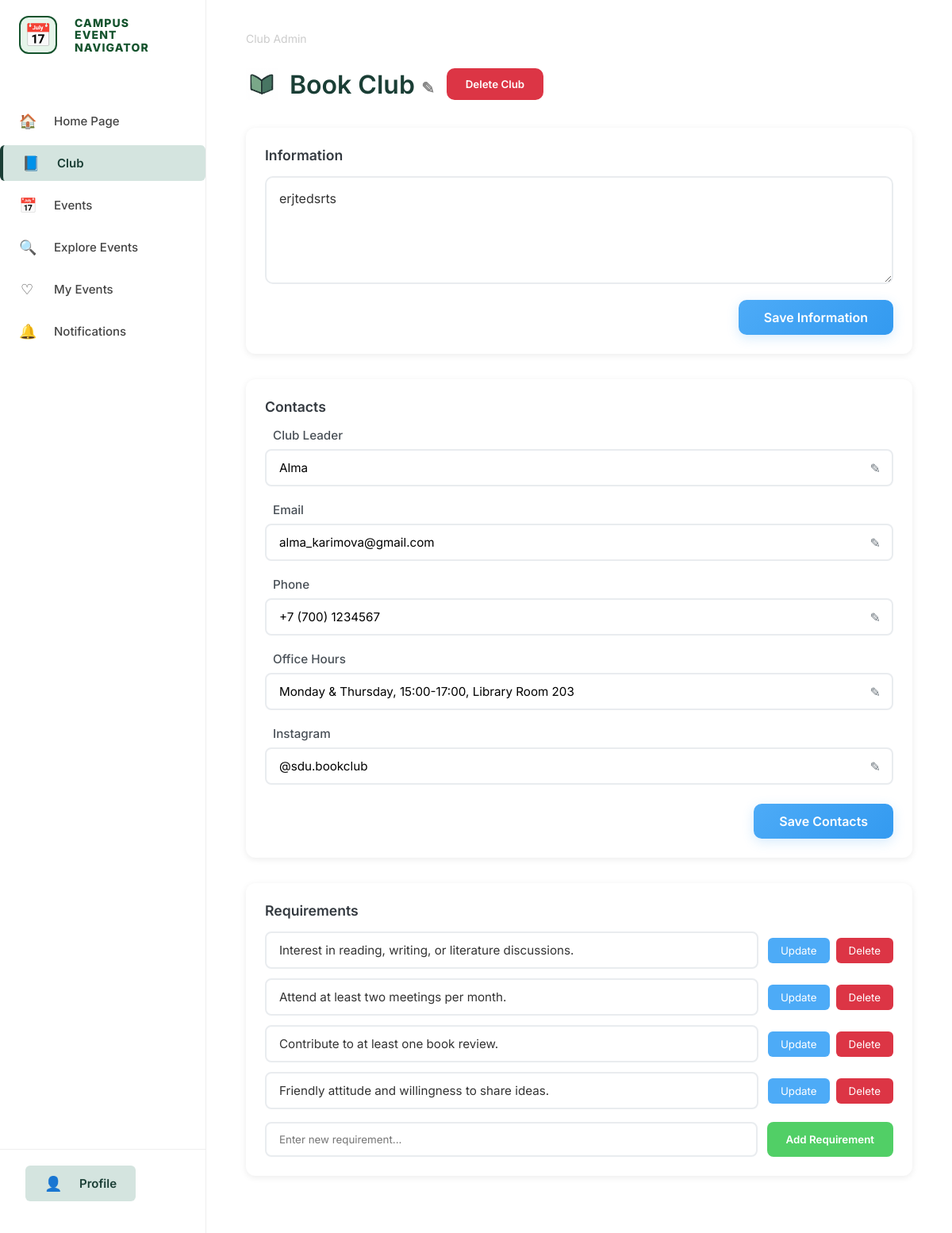
Page /admin_club (signed in) on the committed database.
### app.py (models this page shows, shortened)
class Club(db.Model):
    id = db.Column(db.Integer, primary_key=True)
    name = db.Column(db.String(100), nullable=False)
    description = db.Column(db.Text, nullable=False)
    leader = db.Column(db.String(100), nullable=False)
    email = db.Column(db.String(100), nullable=False)
    phone = db.Column(db.String(20))
    office_hours = db.Column(db.String(200))
    instagram = db.Column(db.String(100))

class Requirement(db.Model):
    id = db.Column(db.Integer, primary_key=True)
    club_id = db.Column(db.Integer, db.ForeignKey('club.id'), nullable=False)
    text = db.Column(db.String(200), nullable=False)
    position = db.Column(db.Integer, default=0)
    club = db.relationship('Club', backref=db.backref('requirements', lazy=True, cascade="all, delete-orphan"))

### app.py (the view, shortened to what this page needs)
@app.route('/admin_club', methods=['GET', 'POST'])
def admin_club():
    if 'user_id' not in session or not session.get('is_admin'):
        flash('Access denied. Admins only.', 'danger')
        return redirect(url_for('login'))
    club = Club.query.filter_by(name='Book Club').first()
    if not club:
        flash('Club not found', 'danger')
        return redirect(url_for('admin_dashboard'))
    requirements = Requirement.query.filter_by(club_id=club.id).order_by(Requirement.position).all()
    return render_template('admin_club.html',
                         club=club,
                         requirements=requirements)

### templates/admin_club.html (shortened to what this page needs)
<!DOCTYPE html>
<html lang="en">
<head>
  <link rel="stylesheet" href="{{ url_for('static', filename='style.css') }}">
</head>
<body>
  <div class="dashboard-page">
    <aside class="sidebar">
      <div class="sidebar-logo">
        <div class="sidebar-logo-icon">📅</div>
        <div class="sidebar-logo-text">
          <span>CAMPUS</span><span>EVENT</span><span>NAVIGATOR</span>
        </div>
      </div>
      <nav class="sidebar-menu">
        <a class="sidebar-item" href="{{ url_for('admin_dashboard') }}"><span class="sidebar-icon">🏠</span> Home Page</a>
        <a class="sidebar-item sidebar-item-active" href="{{ url_for('admin_club') }}"><span class="sidebar-icon">📘</span> Club</a>
        <a class="sidebar-item" href="{{ url_for('admin_events') }}"><span class="sidebar-icon">📅</span> Events</a>
        <a class="sidebar-item" href="{{ url_for('admin_explore') }}"><span class="sidebar-icon">🔍</span> Explore Events</a>
        <a class="sidebar-item" href="{{ url_for('admin_myevents') }}"><span class="sidebar-icon">♡</span> My Events</a>
        <a class="sidebar-item" href="{{ url_for('admin_notifications') }}"><span class="sidebar-icon">🔔</span> Notifications</a>
      </nav>
      <div class="sidebar-profile">
        <a href="{{ url_for('admin_profile') }}" class="sidebar-item sidebar-profile-link"><span class="sidebar-icon">👤</span> Profile</a>
      </div>
    </aside>
    <main class="main-content">
      <div class="admin-page-header">Club Admin</div>
      <div class="content-header-row">
        <img src="{{ url_for('static', filename='book-club.png') }}" alt="Book" class="club-header-icon" style="width:40px;">
        <h1 class="page-title">{{ club.name }} <span class="edit-icon-lg">✎</span></h1>
        <form method="POST" action="{{ url_for('admin_club') }}" style="display: inline;" onsubmit="return confirmDeleteClub()">
          <button type="submit" class="delete-button">Delete Club</button>
        </form>
      </div>
      <form method="POST" action="{{ url_for('admin_club') }}">
        <div class="admin-form-section">
          <div class="section-label">Information</div>
          <textarea name="description" class="form-control-box" rows="5">{{ club.description }}</textarea>
          <div style="margin-top: 1rem; text-align: right;">
            <button type="submit" class="save-btn">Save Information</button>
          </div>
        </div>
        <div class="admin-form-section">
          <div class="section-label">Contacts</div>
          <div class="contact-group">
            <div class="contact-label">Club Leader</div>
            <div class="contact-input-wrapper">
              <input type="text" name="leader" class="contact-input" value="{{ club.leader }}">
              <span class="pencil-icon">✎</span>
            </div>
          </div>
          <div class="contact-group">
            <div class="contact-label">Email</div>
            <div class="contact-input-wrapper">
              <input type="email" name="email" class="contact-input" value="{{ club.email }}">
              <span class="pencil-icon">✎</span>
            </div>
          </div>
          <div class="contact-group">
            <div class="contact-label">Phone</div>
            <div class="contact-input-wrapper">
              <input type="text" name="phone" class="contact-input" value="{{ club.phone if club.phone else '' }}">
              <span class="pencil-icon">✎</span>
            </div>
          </div>
          <div class="contact-group">
            <div class="contact-label">Office Hours</div>
            <div class="contact-input-wrapper">
              <input type="text" name="office_hours" class="contact-input" value="{{ club.office_hours if club.office_hours else '' }}">
              <span class="pencil-icon">✎</span>
            </div>
          </div>
          <div class="contact-group">
            <div class="contact-label">Instagram</div>
            <div class="contact-input-wrapper">
              <input type="text" name="instagram" class="contact-input" value="{{ club.instagram if club.instagram else '' }}">
              <span class="pencil-icon">✎</span>
            </div>
          </div>
          <div style="margin-top: 1.5rem; text-align: right;">
            <button type="submit" class="save-btn">Save Contacts</button>
          </div>
        </div>
      </form>
      <div class="admin-form-section">
        <div class="section-label">
          Requirements
        </div>
        {% for requirement in requirements %}
        <form method="POST" action="{{ url_for('admin_club') }}" class="list-input-group requirement-form" data-requirement-id="{{ requirement.id }}">
          <input type="text" name="requirement_text" class="list-input" value="{{ requirement.text }}">
          <div class="requirement-actions">
            <button type="submit" class="update-btn">Update</button>
            <button type="button"
                    class="delete-btn"
                    onclick="deleteRequirement(this)">
              Delete
            </button>
          </div>
        </form>
        {% endfor %}
        <form method="POST" action="{{ url_for('admin_club') }}" class="new-requirement-form">
          <input type="text" name="new_requirement" class="new-requirement-input" placeholder="Enter new requirement..." required>
          <button type="submit" class="new-requirement-btn">Add Requirement</button>
        </form>
      </div>
    </main>
  </div>
</body>
</html>

### templates/admin_club.html (style rules this page uses)
.admin-form-section { margin-bottom: 2rem; padding: 1.5rem; background: white; border-radius: 12px; box-shadow: 0 2px 8px rgba(0, 0, 0, 0.08); }
.section-label { font-weight: 600; font-size: 1.1rem; color: #343a40; margin-bottom: 1rem; display: flex; justify-content: space-between; align-items: center; }
.form-control-box { width: 100%; padding: 1rem; border: 2px solid #e9ecef; border-radius: 10px; font-family: 'Inter', sans-serif; font-size: 1rem; resize: vertical; min-height: 120px; transition: border-color 0.2s; }
.list-input-group { display: flex; align-items: center; margin-bottom: 0.75rem; }
.list-input { flex: 1; padding: 0.75rem 1rem; border: 2px solid #e9ecef; border-radius: 8px; font-family: 'Inter', sans-serif; font-size: 0.95rem; transition: all 0.2s; }
.contact-group { margin-bottom: 1.25rem; }
.contact-label { font-weight: 500; color: #495057; margin-bottom: 0.5rem; font-size: 0.95rem; }
.contact-input-wrapper { position: relative; }
.contact-input { width: 100%; padding: 0.75rem 3rem 0.75rem 1rem; border: 2px solid #e9ecef; border-radius: 8px; font-family: 'Inter', sans-serif; font-size: 0.95rem; transition: all 0.2s; }
.pencil-icon { position: absolute; right: 1rem; top: 50%; transform: translateY(-50%); color: #6c757d; cursor: pointer; font-size: 1rem; transition: color 0.2s; }
.save-btn { background: linear-gradient(135deg, #4dabf7 0%, #339af0 100%); color: white; border: none; padding: 0.75rem 2rem; font-size: 1rem; font-weight: 600; border-radius: 10px; cursor: pointer; transition: all 0.3s; font-family: 'Inter', sans-serif; box-shadow: 0 4px 15px rgba(51, 154, 240, 0.2); }
.delete-button { background: #dc3545; color: white; border: none; padding: 0.75rem 1.5rem; border-radius: 10px; font-weight: 600; cursor: pointer; transition: all 0.2s; }
.new-requirement-form { display: flex; gap: 0.75rem; margin-top: 1rem; }
.new-requirement-input { flex: 1; padding: 0.75rem 1rem; border: 2px solid #e9ecef; border-radius: 8px; font-family: 'Inter', sans-serif; }
.new-requirement-btn { background: #51cf66; color: white; border: none; padding: 0.75rem 1.5rem; border-radius: 8px; cursor: pointer; font-weight: 600; }
.requirement-actions { display: flex; gap: 0.5rem; margin-left: 0.75rem; }
.update-btn { background: #4dabf7; color: white; border: none; padding: 0.5rem 1rem; border-radius: 6px; cursor: pointer; }
.delete-btn { background: #dc3545; color: white; border: none; padding: 0.5rem 1rem; border-radius: 6px; cursor: pointer; }

### rows in the picture
Club: name "Book Club", description "erjtedsrts", leader "Alma", email "alma_karimova@gmail.com", phone "+7 (700) 1234567", office_hours "Monday & Thursday, 15:00-17:00, Library Room 203", instagram "@sdu.bookclub"
Requirement: requirement_text "Interest in reading, writing, or literature discussions."
Requirement: requirement_text "Attend at least two meetings per month."
Requirement: requirement_text "Contribute to at least one book review."
Requirement: requirement_text "Friendly attitude and willingness to share ideas."
